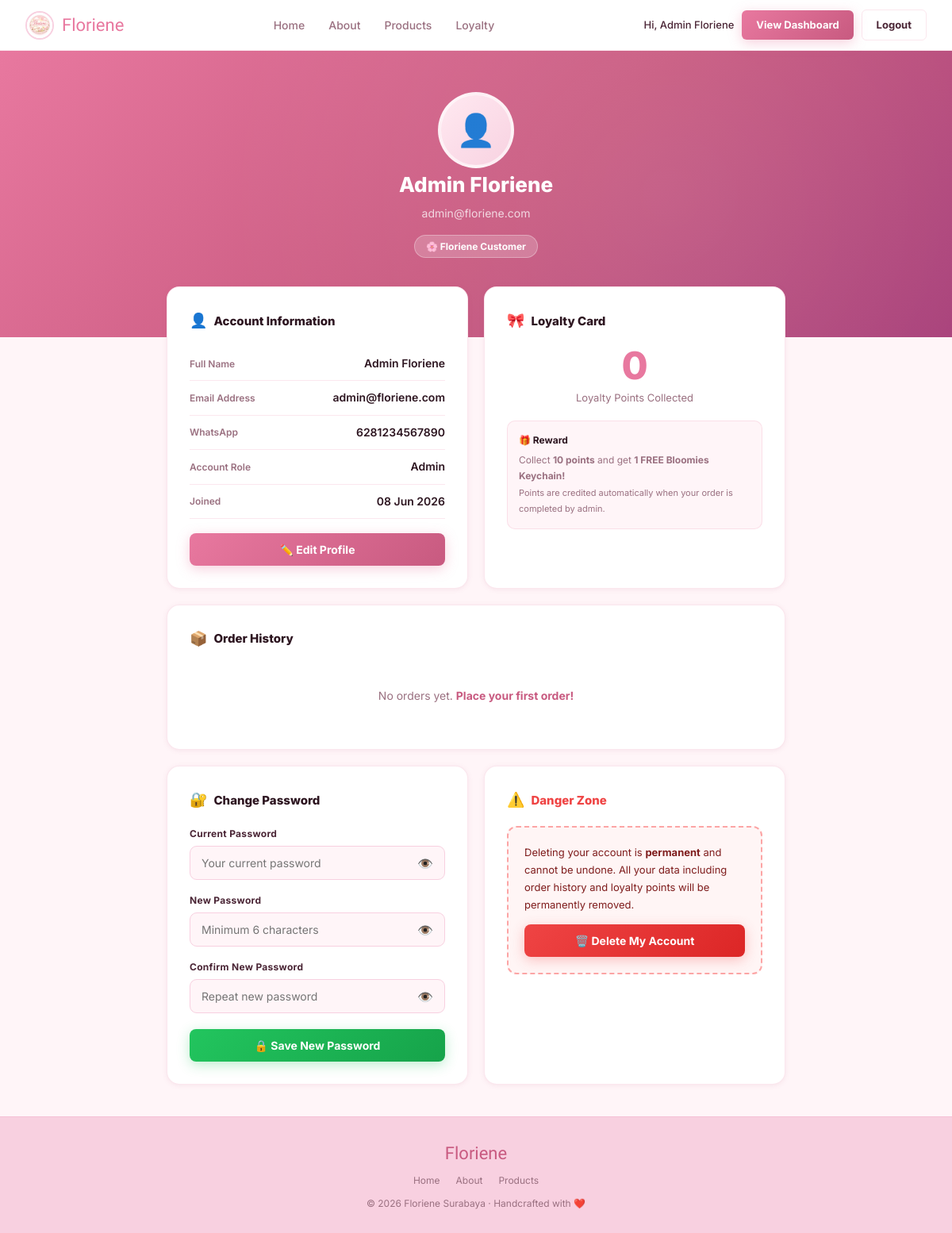
The app's page /profile.php (signed in) with its own data.
### tables this page shows
CREATE TABLE IF NOT EXISTS user (
    id_user INT AUTO_INCREMENT PRIMARY KEY,
    nama VARCHAR(255) NOT NULL,
    email VARCHAR(255) NOT NULL UNIQUE,
    password VARCHAR(255) NOT NULL,
    nomor_hp VARCHAR(20),
    role ENUM('ADMIN', 'CUSTOMER') DEFAULT 'CUSTOMER',
    created_at TIMESTAMP DEFAULT CURRENT_TIMESTAMP,
    INDEX idx_email (email),
    INDEX idx_role (role)
);

### profile.php (the view, shortened to what this page needs)
<?php
include 'php/db.php';
$id = (int) $_SESSION['id_user'];
$user = $conn->query("SELECT id_user, nama, email, nomor_hp, role, created_at FROM user WHERE id_user=$id")->fetch_assoc();
$loyalty = $conn->query("SELECT id_loyalty_card, poin FROM loyalty_card WHERE id_user=$id")->fetch_assoc();
$orders = [];
$poin = $loyalty ? (int) $loyalty['poin'] : 0;
function fmt_date($s)
{
    $t = strtotime($s);
    return $t ? date('d M Y', $t) : htmlspecialchars($s);
}
?>
<!DOCTYPE html>
<html lang="en">
<head>
  <script src="https://cdn.tailwindcss.com"></script>
  <link rel="stylesheet" href="css/shared.css">
</head>
<body class="profile-page">
<?php $nav_active = 'profile'; include 'php/navbar.php'; ?>
<div class="profile-hero" id="profile-hero">
  <div class="profile-avatar" id="profile-av">👤</div>
  <div class="profile-name"  id="profile-name-hero"><?= htmlspecialchars($user['nama']) ?></div>
  <div class="profile-email" id="profile-email-hero"><?= htmlspecialchars($user['email']) ?></div>
  <div class="profile-role-badge">🌸 Floriene Customer</div>
</div>
<div class="profile-body">
  <div class="grid grid-cols-1 min-[900px]:grid-cols-2 gap-5">
    <div class="profile-card">
      <div class="profile-card-title"><span class="card-icon">👤</span> Account Information</div>
      <div class="profile-info-row">
        <span class="profile-info-label">Full Name</span>
        <span class="profile-info-val"><?= htmlspecialchars($user['nama']) ?></span>
      </div>
      <div class="profile-info-row">
        <span class="profile-info-label">Email Address</span>
        <span class="profile-info-val"><?= htmlspecialchars($user['email']) ?></span>
      </div>
      <div class="profile-info-row">
        <span class="profile-info-label">WhatsApp</span>
        <span class="profile-info-val"><?= $user['nomor_hp'] ? htmlspecialchars($user['nomor_hp']) : 'Not set' ?></span>
      </div>
      <div class="profile-info-row">
        <span class="profile-info-label">Account Role</span>
        <span class="profile-info-val"><?= $user['role'] === 'ADMIN' ? 'Admin' : 'Customer' ?></span>
      </div>
      <div class="profile-info-row">
        <span class="profile-info-label">Joined</span>
        <span class="profile-info-val"><?= fmt_date($user['created_at']) ?></span>
      </div>
      <div style="margin-top:18px;">
        <button class="btn btn-pink" style="width:100%;justify-content:center;" onclick="openEditModal()">✏️ Edit Profile</button>
      </div>
    </div>
    <div class="profile-card">
      <div class="profile-card-title"><span class="card-icon">🎀</span> Loyalty Card</div>
      <div class="loyalty-poin-big"><?= $poin ?></div>
      <div class="loyalty-poin-sub">Loyalty Points Collected</div>
      <div style="margin-top:18px; padding:14px; background:var(--pink-bg); border-radius:10px; border:1px solid var(--border);">
        <div style="font-size:12px; font-weight:700; color:var(--dark); margin-bottom:6px;">🎁 Reward</div>
        <div style="font-size:12px; color:var(--muted); line-height:1.7;">Collect <strong>10 points</strong> and get <strong>1 FREE Bloomies Keychain!</strong><br><span style="font-size:11px;">Points are credited automatically when your order is completed by admin.</span></div>
      </div>
    </div>
    <div class="profile-card profile-card-full">
      <div class="profile-card-title"><span class="card-icon">📦</span> Order History</div>
      <div class="order-list">
        <?php if (empty($orders)): ?>
        <div style="text-align:center; padding:28px; color:var(--muted); font-size:14px;">
          No orders yet. <a href="index.html#pesan" style="color:var(--pink-dark);font-weight:700;">Place your first order!</a>
        </div>
        <?php else: foreach ($orders as $o): ?>
        <div class="order-item">
          <div class="order-item-left">
            <div class="order-no">#<?= (int) $o['id_pesanan'] ?></div>
            <div class="order-date"><?= fmt_date($o['created_at']) ?> · Rp <?= number_format($o['total_harga'], 0, ',', '.') ?></div>
          </div>
          <span class="order-status <?= status_class($o['status']) ?>"><?= htmlspecialchars($o['status']) ?></span>
        </div>
        <?php endforeach; endif; ?>
      </div>
    </div>
    <div class="profile-card">
      <div class="profile-card-title"><span class="card-icon">🔐</span> Change Password</div>
      <form id="form-change-password" method="POST" action="php/akun.php" onsubmit="return validatePw()" novalidate>
        <div class="fg">
          <label for="pw-current">Current Password</label>
          <div class="fg-pw">
            <input type="password" id="pw-current" name="current" placeholder="Your current password" required>
            <button type="button" class="fg-pw-toggle" onclick="togglePw('pw-current',this)">👁️</button>
          </div>
        </div>
        <div class="fg">
          <label for="pw-new">New Password</label>
          <div class="fg-pw">
            <input type="password" id="pw-new" name="new" placeholder="Minimum 6 characters" required minlength="6">
            <button type="button" class="fg-pw-toggle" onclick="togglePw('pw-new',this)">👁️</button>
          </div>
        </div>
        <div class="fg">
          <label for="pw-confirm">Confirm New Password</label>
          <div class="fg-pw">
            <input type="password" id="pw-confirm" name="confirm" placeholder="Repeat new password" required>
            <button type="button" class="fg-pw-toggle" onclick="togglePw('pw-confirm',this)">👁️</button>
          </div>
        </div>
        <button type="submit" class="btn btn-success" style="width:100%;justify-content:center;margin-top:4px;">🔒 Save New Password</button>
      </form>
    </div>
    <div class="profile-card">
      <div class="profile-card-title" style="color:var(--danger)"><span class="card-icon">⚠️</span> Danger Zone</div>
      <div class="delete-zone">
        <p>Deleting your account is <strong>permanent</strong> and cannot be undone. All your data including order history and loyalty points will be permanently removed.</p>
        <form method="POST" action="php/akun.php" onsubmit="return confirm('Delete your account permanently? All your data and order history will be removed. This cannot be undone.');">
          <button type="submit" class="btn btn-danger" style="width:100%;justify-content:center;">🗑️ Delete My Account</button>
        </form>
      </div>
    </div>
  </div>
</div>
<footer class="footer">
  <div class="footer-brand">Floriene</div>
  <div class="footer-links">
    <a href="index.html">Home</a>
    <a href="about.html">About</a>
    <a href="index.html#produk">Products</a>
  </div>
  <p class="footer-copy">© 2026 Floriene Surabaya · Handcrafted with ❤️</p>
</footer>
</body>
</html>

### records on screen
user: nama "Admin Floriene", email "admin@floriene.com", nomor_hp "6281234567890", created_at "08 Jun 2026"

### other values on screen
$l['label'] "Home"
$l['label'] "About"
$l['label'] "Products"
$l['label'] "Loyalty"
$nav_nama "Admin Floriene"
$dash_label "View Dashboard"
$poin "0"
